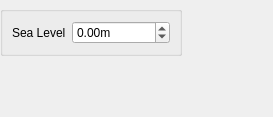
<?xml version="1.0" encoding="UTF-8"?>
<ui version="4.0">
 <class>WaterFitting</class>
 <widget class="QWidget" name="WaterFitting">
  <property name="geometry">
   <rect>
    <x>0</x>
    <y>0</y>
    <width>273</width>
    <height>117</height>
   </rect>
  </property>
  <property name="windowTitle">
   <string>Form</string>
  </property>
  <layout class="QVBoxLayout" name="verticalLayout">
   <property name="margin">
    <number>0</number>
   </property>
   <item>
    <widget class="picogen::qt4::StashFrame" name="frame_3">
     <property name="frameShape">
      <enum>QFrame::NoFrame</enum>
     </property>
    </widget>
   </item>
   <item>
    <layout class="QHBoxLayout" name="horizontalLayout">
     <item>
      <widget class="QGroupBox" name="groupBox">
       <property name="title">
        <string/>
       </property>
       <layout class="QVBoxLayout" name="verticalLayout_2">
        <item>
         <layout class="QFormLayout" name="formLayout">
          <property name="fieldGrowthPolicy">
           <enum>QFormLayout::AllNonFixedFieldsGrow</enum>
          </property>
          <item row="0" column="0">
           <widget class="QLabel" name="label">
            <property name="text">
             <string>Sea Level</string>
            </property>
           </widget>
          </item>
          <item row="0" column="1">
           <widget class="QDoubleSpinBox" name="seaLevel">
            <property name="suffix">
             <string>m</string>
            </property>
            <property name="minimum">
             <double>-999999999.000000000000000</double>
            </property>
            <property name="maximum">
             <double>999999999.000000000000000</double>
            </property>
           </widget>
          </item>
         </layout>
        </item>
       </layout>
      </widget>
     </item>
     <item>
      <spacer name="horizontalSpacer">
       <property name="orientation">
        <enum>Qt::Horizontal</enum>
       </property>
       <property name="sizeHint" stdset="0">
        <size>
         <width>40</width>
         <height>20</height>
        </size>
       </property>
      </spacer>
     </item>
    </layout>
   </item>
   <item>
    <spacer name="verticalSpacer">
     <property name="orientation">
      <enum>Qt::Vertical</enum>
     </property>
     <property name="sizeHint" stdset="0">
      <size>
       <width>20</width>
       <height>172</height>
      </size>
     </property>
    </spacer>
   </item>
  </layout>
 </widget>
 <customwidgets>
  <customwidget>
   <class>picogen::qt4::StashFrame</class>
   <extends>QFrame</extends>
   <header>stashframe.h</header>
   <container>1</container>
  </customwidget>
 </customwidgets>
 <resources/>
 <connections/>
</ui>
